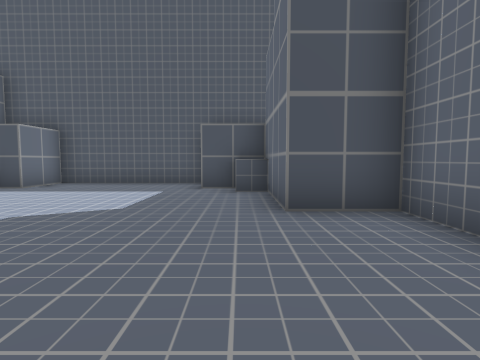
view 1 (above)

24 first-person views from a walk through a 3-D level made in the Unity game engine. The camera is 1.4 m above the floor, tilts 4° down and sees 80° across. The floor is counted in squares, 2 m on a side. Each view is taken from the middle of a square. On the plan, view 1 faces up. The plan holds only what a view shows up to about 10 squares ahead; the rest is blank. Some animated figures are left out.

view 2
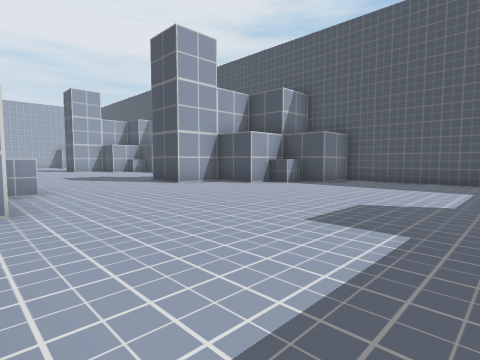

view 3
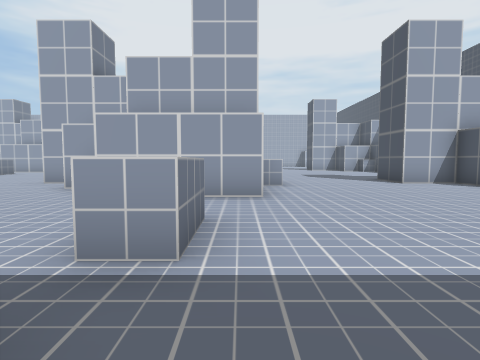

view 4
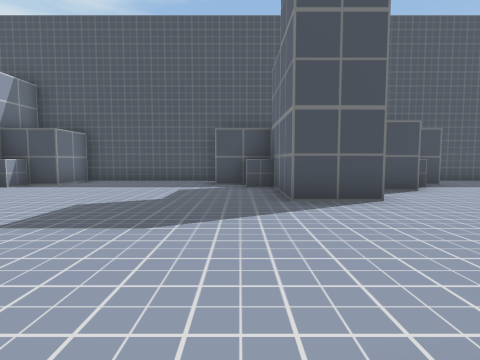

view 5
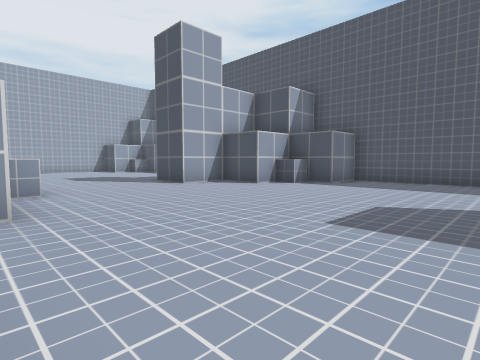

view 6
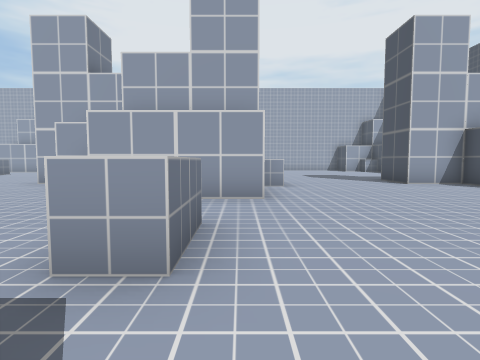

view 7
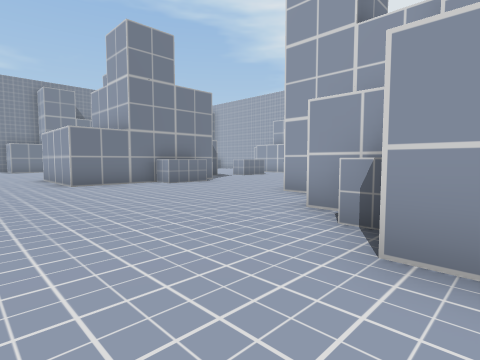

view 8
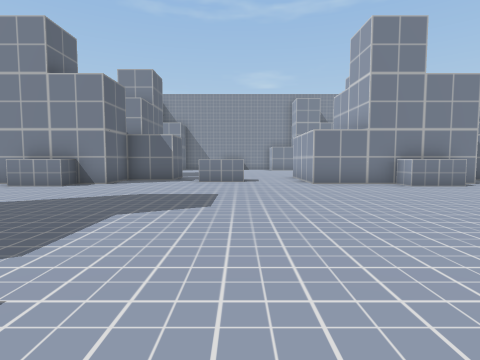

view 9
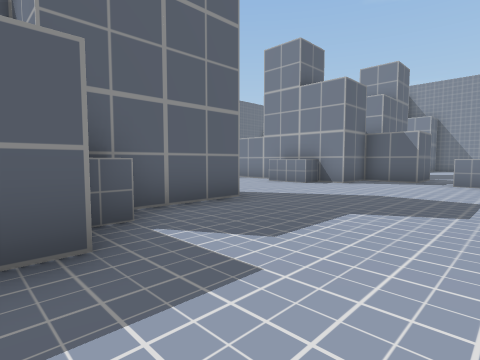

view 10
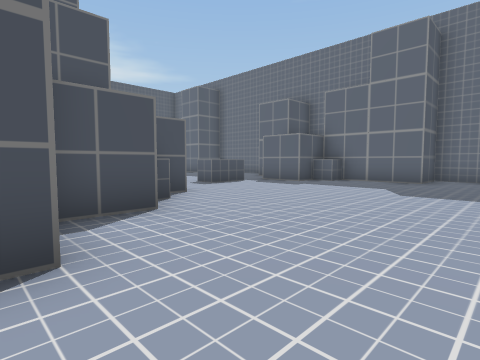

view 11
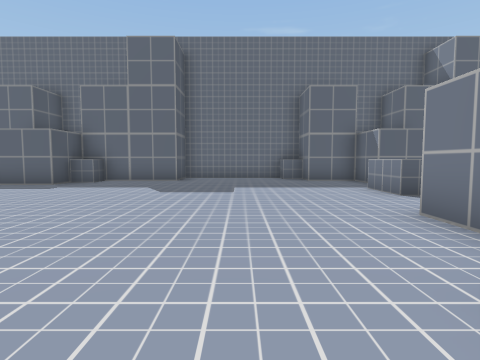

view 12
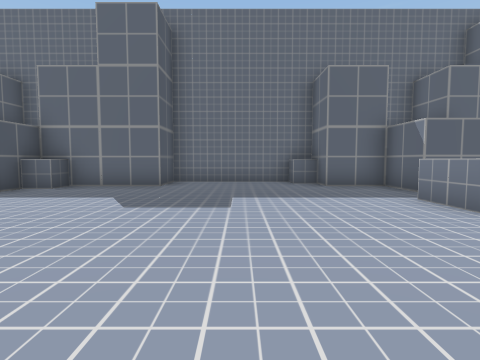

view 13
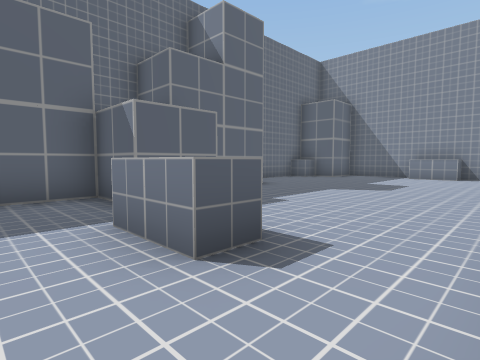

view 14
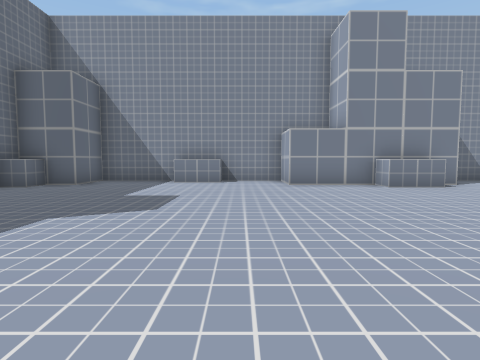

view 15
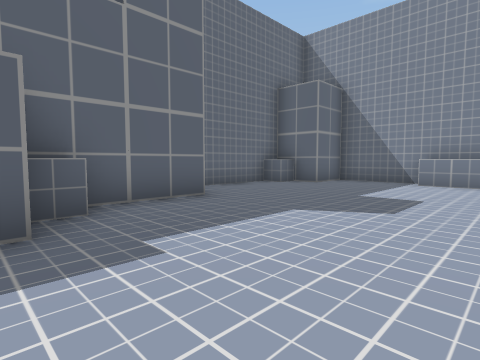

view 16
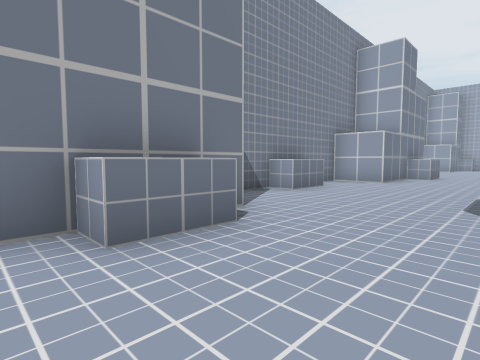

view 17
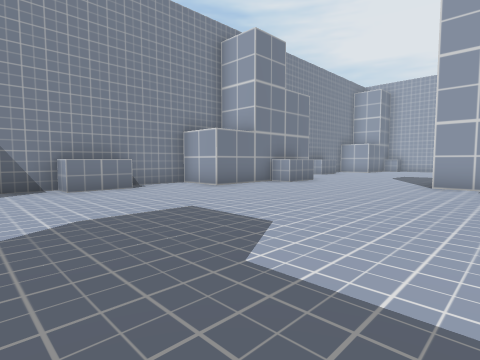

view 18
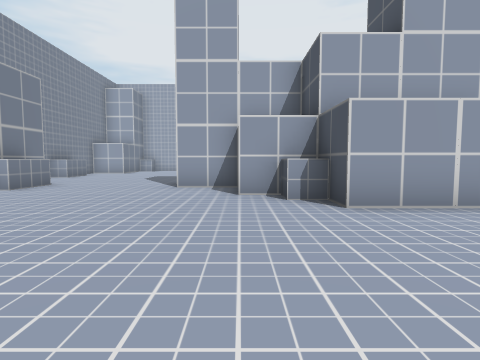

view 19
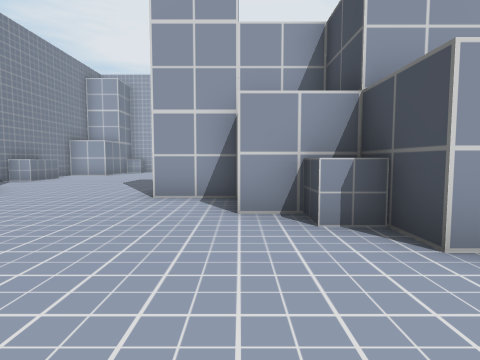

view 20
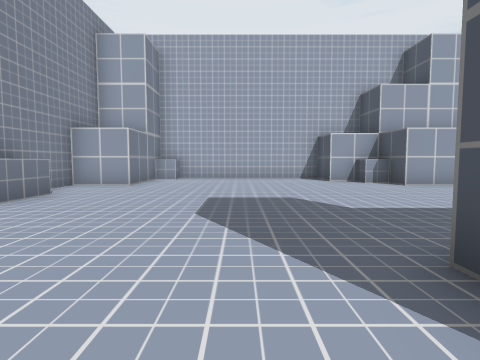

view 21
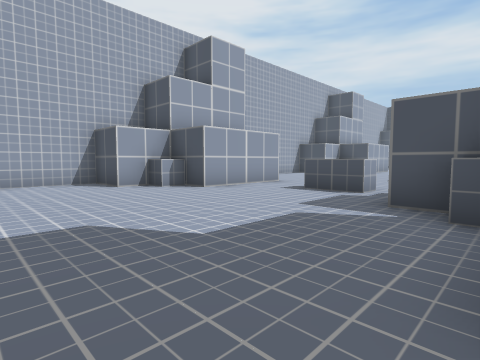

view 22
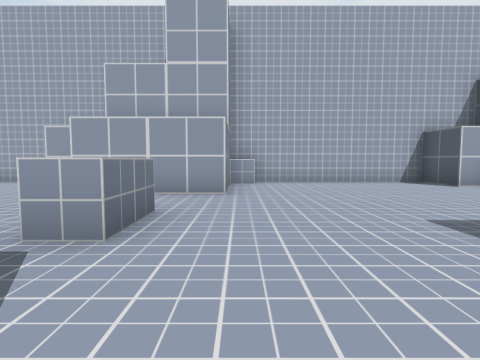

view 23
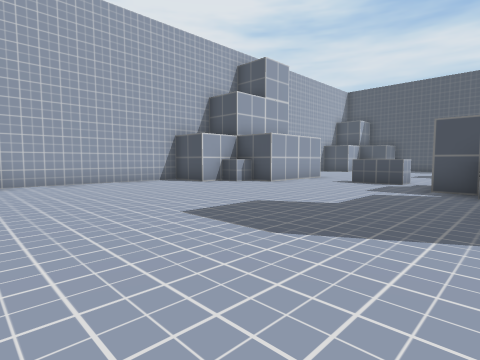

view 24
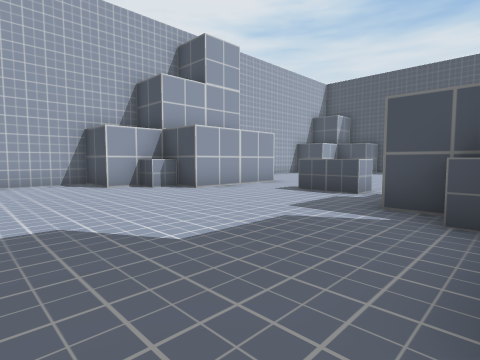

### Floor plan
Points are (right, up) in squares from view 1. A wall is a line through its corners. A room is listed if a view was taken in it or the views show most of it. See-through windows are left out.
Room 1 (views 1, 2, 3, 4, 5, 6, 7, 8, 9, 10, 11, 12, 13, 14, 15, 16, 17, 18, 19, 20, 21, 22, 23, 24)
walls: (-10.1, -6.9) (-10.1, -4.4); (-11.7, -3.8) (-11.7, -3.1); (-17.7, -4.2) (-17.7, -5.4); (-18.5, -11.3) (-16.1, -11.3) (-16.1, -14.5) (-17.7, -14.5) (-17.7, -16.1); (-19.3, -6.2) (-19.3, -6.9); (-8.5, -6.2) (-8.5, -6.9); (-11.7, -14.5) (-11.7, -12.9) (-10.1, -12.9) (-10.1, -11.3) (-9.5, -11.3); (-7.6, -11.3) (-5.4, -11.3); (-16.1, -0.5) (-16.1, -3.8); (-7, -4.5) (-7, -5.3) (-8.2, -5.3); (-21.4, -3.7) (-22.5, -3.7); (-19.3, -16) (-19.3, -17.6); (-21.4, -14.5) (-22.5, -14.5); (-5.4, -0.5) (-5.4, -3.7) (-6.1, -3.7); (-26.9, -11.2) (-26.9, -14.5) (-28.4, -14.5) (-28.4, -16) (-30, -16) (-30, -18.6); (-1, -3.6) (-1, -2.2); (-10.1, -22) (-9.4, -22); (-1, -14.5) (-1, -12.9) (0.6, -12.9) (0.6, -11.3) (1.4, -11.3); (-18.4, -22) (-16.1, -22) (-16.1, -23.6) (-14.4, -23.6); (-26.9, -0.5) (-26.9, -3.7) (-28.4, -3.7) (-28.4, -5.3) (-30, -5.3) (-30, -10.5); (-28.9, -11.3) (-27.1, -11.3); (-7.5, -22) (-5.4, -22) (-5.4, -23.6) (-3.5, -23.6); (-12.5, -23.6) (-11.2, -23.6); (2.2, -10.2) (2.2, -6.9) (0.6, -6.9) (0.6, -3.6); (-11.8, 8.6) (-16.1, 8.6) (-16.1, 7) (-17.7, 7) (-17.7, 5.4) (-19.3, 5.4) (-19.3, 3.9) (-20.9, 3.9); (0.6, -17.6) (0.6, -14.6); (2.2, 2.5) (2.2, 3.9) (0.6, 3.9) (0.6, 7) (-1, 7); (-1.6, -23.6) (0.6, -23.6) (0.6, -22) (1.5, -22); (-29.1, -22) (-26.9, -22) (-26.9, -23.6) (-23, -23.6); (2.2, -21.2) (2.2, -18.7); (-1.1, 8.6) (-5.4, 8.6) (-5.4, 7) (-7, 7) (-7, 5.4) (-8.5, 5.4) (-8.5, 3.9) (-10.1, 3.9) (-10.1, 6.2)
objects: other object (-30, -11); other object (-28, -15); other object (-28, -4); other object (-24, -24) to (-24, -23); other object (-24, -13); other object (-24, -2); other object (-21, -15); other object (-21, -4); other object (-20, -22); other object (-20, -11); other object (-19, -22); other object (-19, -11); other object (-19, 0); other object (-17, -15); other object (-17, -4); other object (-17, 7); other object (-14, -24) to (-14, -23); other object (-14, -13); other object (-14, -2); other object (-13, -24) to (-13, -23); other object (-13, -13); other object (-13, -2); other object (-11, 7) to (-10, 7); other object (-10, -4); other object (-9, -22); other object (-9, -11); other object (-8, -22); other object (-8, -11); other object (-8, 0); other object (-7, -4); other object (-3, -24) to (-3, -23); other object (-3, -13); other object (-3, -2); other object (-2, -24) to (-2, -23); other object (-2, -13); other object (-2, -2); other object (0, -15); other object (0, -4); other object (0, 7); other object (2, -22); other object (2, -11)

Where each view was taken, in squares from view 1:
view 1: 0 up, 0 right, facing up
view 2: 1 down, 1 left, facing up-left
view 3: 1 down, 0 right, facing left
view 4: 1 down, 11 left, facing up
view 5: 1 down, 12 left, facing up-left
view 6: 1 down, 11 left, facing left
view 7: 3 down, 14 left, facing down-left
view 8: 3 down, 14 left, facing down
view 9: 3 down, 14 left, facing down-right
view 10: 9 down, 9 left, facing up-right
view 11: 9 down, 9 left, facing right
view 12: 9 down, 7 left, facing right
view 13: 11 down, 5 left, facing down-right
view 14: 14 down, 4 left, facing down
view 15: 14 down, 4 left, facing down-right
view 16: 19 down, 7 left, facing down-left
view 17: 16 down, 11 left, facing down-left
view 18: 16 down, 12 left, facing left
view 19: 16 down, 14 left, facing left
view 20: 19 down, 19 left, facing left
view 21: 19 down, 21 left, facing up-left
view 22: 11 down, 21 left, facing left
view 23: 11 down, 21 left, facing up-left
view 24: 8 down, 21 left, facing up-left
